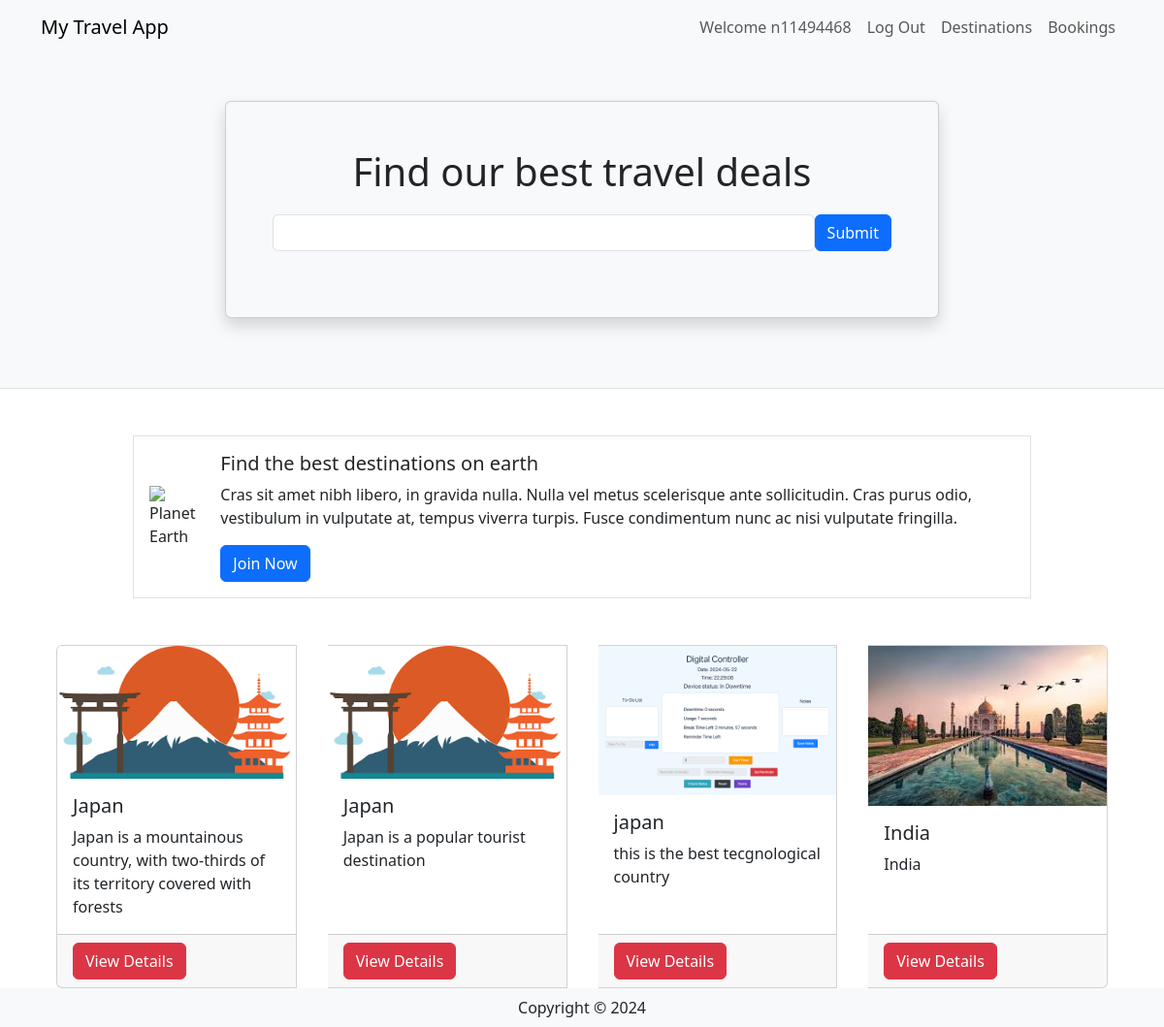
Screenshot of / (signed in) with the database file from the repository.
### travel/models.py (models this page shows, shortened)
class User(db.Model, UserMixin):
    __tablename__ = 'users' # good practice to specify table name
    id = db.Column(db.Integer, primary_key=True)
    name = db.Column(db.String(100), index=True, unique=True, nullable=False)
    emailid = db.Column(db.String(100), index=True, nullable=False)
    password_hash = db.Column(db.String(255), nullable=False)
    comments = db.relationship('Comment', backref='user')

class Destination(db.Model):
    __tablename__ = 'destinations'
    id = db.Column(db.Integer, primary_key=True)
    name = db.Column(db.String(80))
    description = db.Column(db.String(200))
    image = db.Column(db.String(400))
    currency = db.Column(db.String(3))
    comments = db.relationship('Comment', backref='destination')

### travel/views.py (the view)
@mainbp.route('/')
def index():
    destinations = db.session.scalars(db.select(Destination)).all()
    return render_template('index.html', destinations=destinations)

### travel/templates/index.html
{% extends 'base.html' %}
{% block header %}
      <div class="container">
         <div class="row justify-content-center mt-5 pb-4">
            <div class="col-md-8">
               <div class="card shadow p-5 mb-5 bg-light">
                  <h1 class="text-center mb-3">Find our best travel deals</h1>
                  <form class="form-inline d-flex flex-nowrap" action="{{url_for('main.search')}}" >
                     <input type="text" name="search" class="form-control flex-grow-1 my-1 mr-sm-2" id="SearchForm">
                     <button type="submit" class="flex-shrink-1 btn btn-primary my-1">Submit</button>
                   </form>
               </div>
            </div>
         </div>
      </div>
{% endblock %}
{% block content %}
      <div class="container">
         <div class="row mt-5 mb-5 justify-content-center">
            <div class="col-md-10">
               <div class="media border p-3 d-flex justify-content-start">
                  <img class="align-self-center me-3" style="max-width:120px"
                     src="https://upload.wikimedia.org/wikipedia/commons/thumb/2/22/Earth_Western_Hemisphere_transparent_background.png/600px-Earth_Western_Hemisphere_transparent_background.png"
                     alt="Planet Earth">
                  <div class="align-self-center media-body">
                     <h5 class="mt-0">Find the best destinations on earth</h5>
                     <p class="d-none d-sm-block">Cras sit amet nibh libero, in gravida nulla. Nulla vel metus
                        scelerisque ante sollicitudin. Cras purus odio, vestibulum in vulputate at, tempus viverra
                        turpis. Fusce condimentum nunc ac nisi vulputate fringilla.</p>
                     <a href="#" class="btn btn-primary">Join Now</a>
                  </div>
               </div>
            </div>
         </div>
         <div class="card-group">
            {% for destination in destinations %}
            <div class="card mx-3">
               <img class="card-img-top"
                  src="{{ destination.image }}" alt="destination picture">
               <div class="card-body">
                  <h5 class="card-title">{{ destination.name }}</h5>
                  <p class="card-text">{{ destination.description }}</p>
               </div>
               <div class="card-footer"><a href="{{ url_for('destination.show', id=destination.id) }}" class ="btn btn-danger"> View Details </a></div>
            </div>
            {% endfor %}
         </div>
      </div>
{% endblock %}

### travel/templates/base.html (shortened to what this page needs)
<html>
<head>
   <link href="https://cdn.jsdelivr.net/npm/bootstrap@5.3.2/dist/css/bootstrap.min.css" rel="stylesheet">
</head>
<body>
   <header class="bg-light border-bottom">
      <nav class="navbar navbar-expand-lg navbar-light bg-light">
         <div class="container">
            <a href="/" class="navbar-brand">My Travel App</a>
            <div class="collapse navbar-collapse justify-content-end" id="navbarSupportedContent">
               <div class="navbar-nav ml-auto">
                  {% if current_user.is_authenticated %}
                     <a class="nav-item nav-link disabled text-muted" href="#">Welcome {{current_user.name}}</a>
                     <a class="nav-item nav-link" href="{{ url_for('auth.logout') }}">Log Out</a>
                  {% else %}
                     <a class="nav-item nav-link" href="{{ url_for('auth.register') }}">Register</a>
                     <a class="nav-item nav-link" href="{{ url_for('auth.login') }}">Log In</a>
                  {% endif %}
                  <a class="nav-item nav-link" href="{{ url_for('destination.create') }}">Destinations</a>
                  <a class="nav-item nav-link" href="#">Bookings</a>
               </div>
            </div>
         </div>
      </nav>
      {% block header %}
      {% endblock %}
   </header>
   {% block content %}
   {% endblock %}
    <footer class="footer">
        <div class="text-center py-2 bg-light">
            <span class="text-dark">Copyright &copy; {{ year }}</span>
        </div>
    </footer>
   </body>
</html>

### rows the page displays
User: name "n11494468"
Destination: image (picture), name "Japan", description "Japan is a mountainous country, with two-thirds of its territory covered with forests"
Destination: image (picture), name "Japan", description "Japan is a popular tourist destination"
Destination: image (picture), name "japan", description "this is the best tecgnological country"
Destination: image (picture), name "India", description "India"
